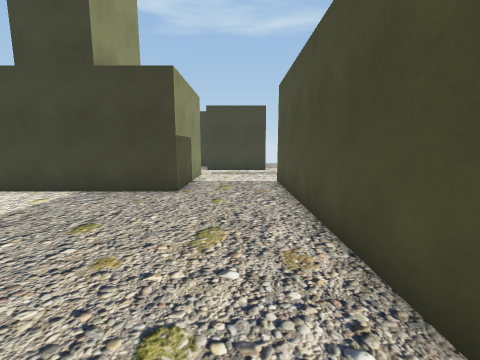
view 1 (above)

16 first-person views from a walk through a 3-D level made in the Unity game engine. The camera is 1.5 m above the floor, tilts 8° down and sees 90° across. The floor is counted in squares, 1 m on a side. Each view is taken from the middle of a square. On the plan, view 1 faces up. The plan holds only what a view shows up to about 13 squares ahead; the rest is blank. The place goes on beyond the plan. The player character is not drawn.

view 2
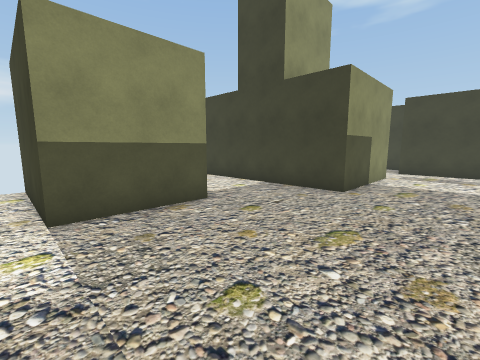

view 3
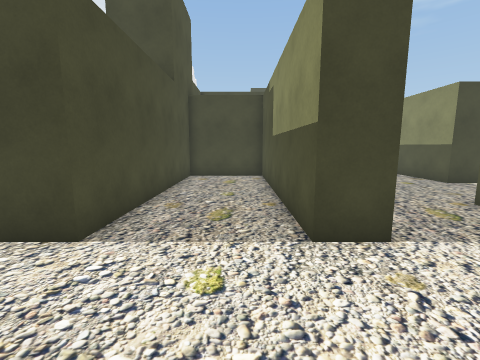

view 4
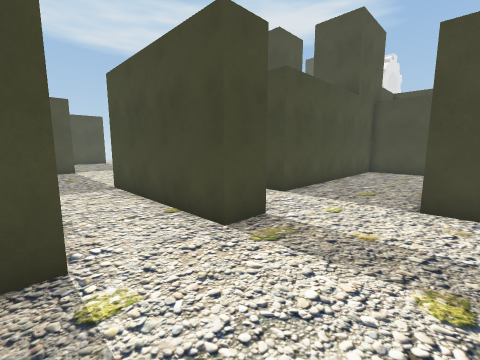

view 5
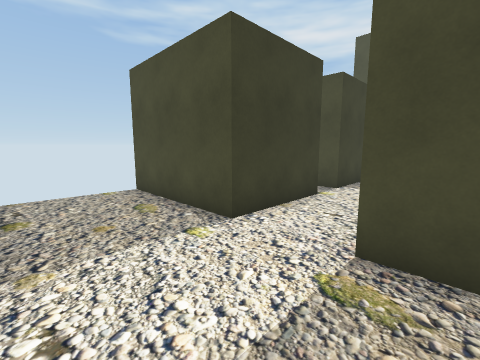

view 6
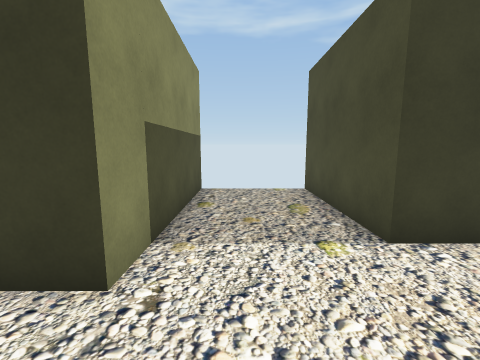

view 7
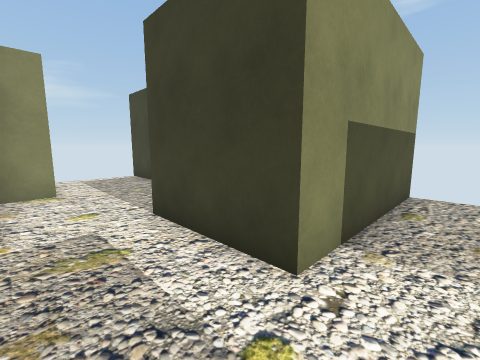

view 8
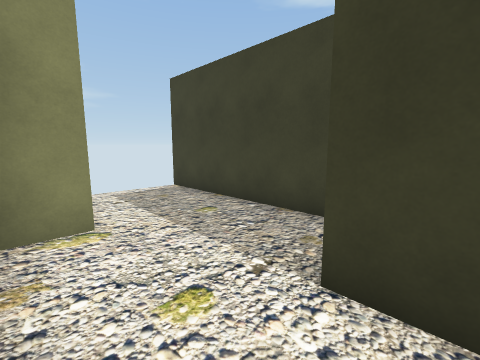

view 9
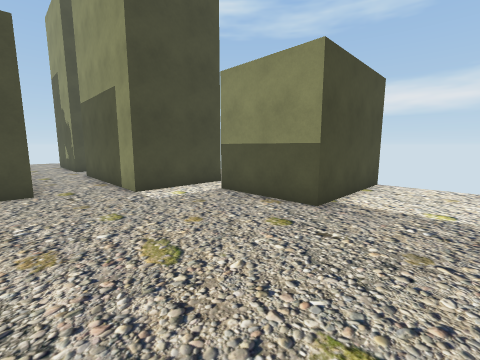

view 10
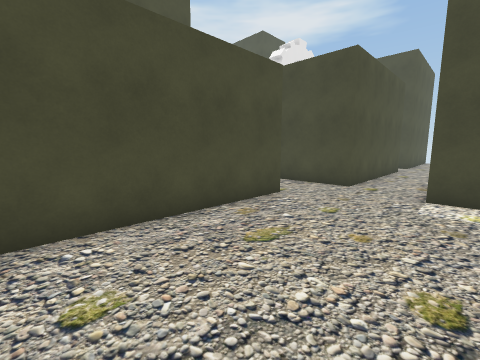

view 11
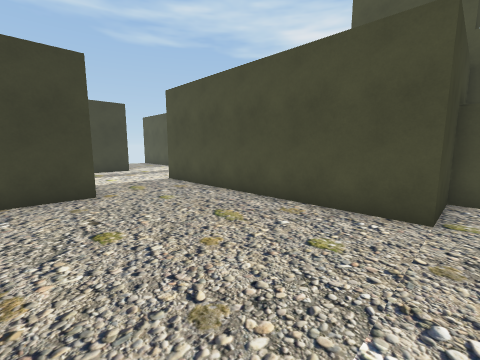

view 12
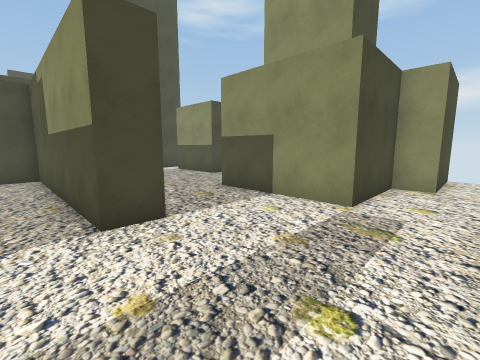

view 13
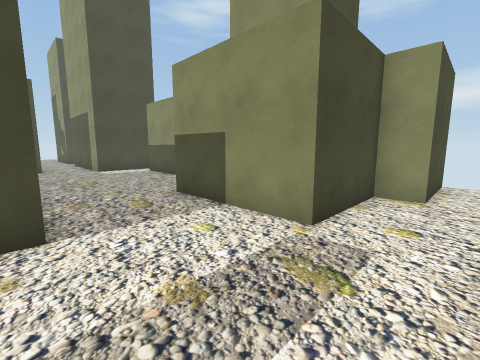

view 14
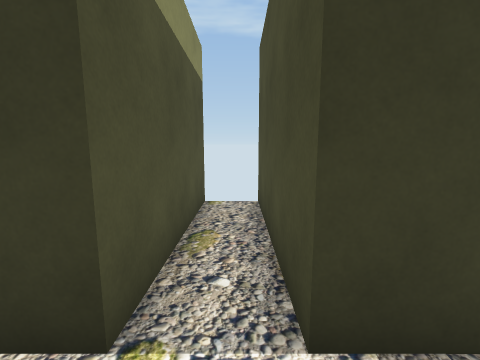

view 15
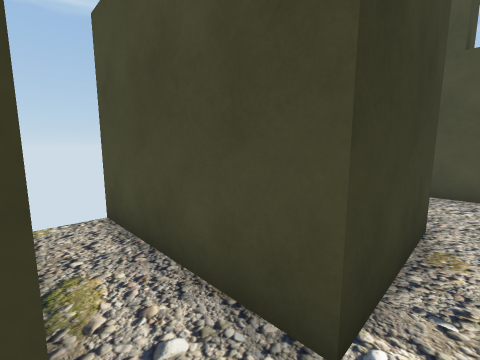

view 16
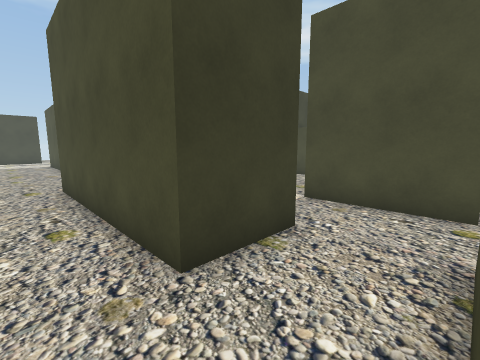

### Floor plan
Points are (right, up) in squares from view 1. A wall is a line through its corners. A room is listed if a view was taken in it or the views show most of it. See-through windows are left out.
Room 1 (views 1, 2, 3, 4, 5, 6, 7, 8, 9, 10, 11, 12, 13, 14, 15)
walls: (-2.1, 12.9) (-2.1, 7.9) (-9.5, 7.9); (5.3, 12.7) (5.3, 14.1) (11.5, 14.1); (4.1, -0.1) (4.1, 0.5) (1.6, 0.5) (1.6, 10.4) (2.8, 10.4) (2.8, 1.7) (6.6, 1.7) (6.6, 10.4) (7.9, 10.4); (0.4, -2.2) (3.6, -2.2); (-4.5, -1) (-2.1, -1); (-9.6, 4.2) (-4.6, 4.2) (-4.6, 0.5); (1.6, 21.5) (1.6, 15.3) (-2.1, 15.3); (11.5, 16.6) (10.5, 16.6) (10.5, 21.5); (9, 21.5) (9, 16.6) (5.3, 16.6) (5.3, 21.5)
ways out: opening at (-5.5, 0) to room 2; opening at (-0.5, -1.5) to room 2; opening at (-2, 14) to room 3; opening at (11, 15.5)
Room 2 (view 16)
walls: (2.9, -9.6) (0.4, -9.6) (0.4, -2.2); (-5.9, -1) (-4.5, -1); (-2.1, -1) (-2.1, -7.1); (-4.6, 0.5) (-9.5, 0.5); (5.3, -12.1) (5.3, -8.4)
low walls: (0.5, -12.1) (2.9, -12.1)
ways out: opening at (-5.5, 0) to room 1; opening at (-0.5, -1.5) to room 1; opening at (4, -12); opening at (4, -9)
Room 3 (no view inside)
walls: (-3.1, 17.8) (-9.5, 17.8); (-9.5, 14.1) (-5.8, 14.1) (-5.8, 12.9) (-2.1, 12.9)
ways out: opening at (-2, 14) to room 1

Positions as (right, up) in squares from view 1, and headings:
1: (0, 0), facing up
2: (1, 0), facing up-left
3: (4, 14), facing down
4: (2, 17), facing down-right
5: (2, 13), facing up-right
6: (3, 13), facing up
7: (3, 13), facing up-left
8: (-1, 13), facing up-left
9: (1, 7), facing down-left
10: (-3, 7), facing down-right
11: (-4, 0), facing up-right
12: (4, 15), facing down-left
13: (2, 15), facing down-left
14: (10, 15), facing up
15: (9, 16), facing up-right
16: (-1, -12), facing up-right
